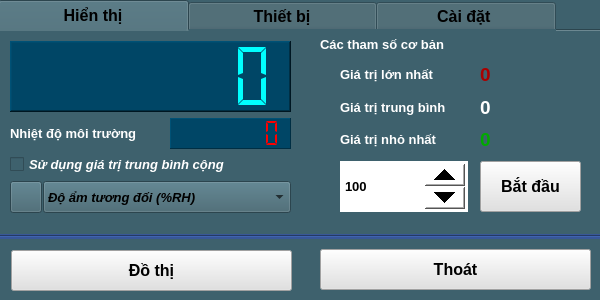
<?xml version="1.0" encoding="UTF-8"?>
<ui version="4.0">
 <class>Sensor_SEN0102</class>
 <widget class="QWidget" name="Sensor_SEN0102">
  <property name="geometry">
   <rect>
    <x>0</x>
    <y>0</y>
    <width>600</width>
    <height>300</height>
   </rect>
  </property>
  <property name="windowTitle">
   <string>Form</string>
  </property>
  <property name="windowIcon">
   <iconset resource="../image.qrc">
    <normaloff>:/image/TempHumi_icon_1.jpg</normaloff>:/image/TempHumi_icon_1.jpg</iconset>
  </property>
  <property name="styleSheet">
   <string notr="true">background-color: rgb(62, 97, 109);</string>
  </property>
  <widget class="QPushButton" name="pushButton_Exit">
   <property name="geometry">
    <rect>
     <x>320</x>
     <y>249</y>
     <width>271</width>
     <height>41</height>
    </rect>
   </property>
   <property name="font">
    <font>
     <pointsize>12</pointsize>
     <bold>true</bold>
    </font>
   </property>
   <property name="styleSheet">
    <string>background-color: rgb(225, 225, 225);</string>
   </property>
   <property name="text">
    <string>Thoát</string>
   </property>
  </widget>
  <widget class="QPushButton" name="pushButton_ChartZoom">
   <property name="geometry">
    <rect>
     <x>11</x>
     <y>250</y>
     <width>281</width>
     <height>41</height>
    </rect>
   </property>
   <property name="font">
    <font>
     <pointsize>12</pointsize>
     <bold>true</bold>
    </font>
   </property>
   <property name="styleSheet">
    <string>background-color: rgb(225, 225, 225);</string>
   </property>
   <property name="text">
    <string>Đồ thị</string>
   </property>
  </widget>
  <widget class="QTabWidget" name="tabWidget">
   <property name="geometry">
    <rect>
     <x>-2</x>
     <y>0</y>
     <width>607</width>
     <height>238</height>
    </rect>
   </property>
   <property name="font">
    <font>
     <pointsize>12</pointsize>
     <bold>true</bold>
    </font>
   </property>
   <property name="styleSheet">
    <string notr="true">background-color: rgb(62, 97, 109);</string>
   </property>
   <property name="currentIndex">
    <number>0</number>
   </property>
   <property name="elideMode">
    <enum>Qt::ElideNone</enum>
   </property>
   <widget class="QWidget" name="tab_Infor_2">
    <attribute name="title">
     <string>            Hiển thị            </string>
    </attribute>
    <widget class="QLCDNumber" name="lcdNumber_Value">
     <property name="geometry">
      <rect>
       <x>10</x>
       <y>10</y>
       <width>281</width>
       <height>71</height>
      </rect>
     </property>
     <property name="styleSheet">
      <string notr="true">background-color: rgb(0, 70, 102);
color: rgb(0, 255, 255);</string>
     </property>
     <property name="frameShape">
      <enum>QFrame::WinPanel</enum>
     </property>
     <property name="lineWidth">
      <number>1</number>
     </property>
     <property name="smallDecimalPoint">
      <bool>false</bool>
     </property>
     <property name="digitCount">
      <number>7</number>
     </property>
     <property name="segmentStyle">
      <enum>QLCDNumber::Flat</enum>
     </property>
     <property name="value" stdset="0">
      <double>0.000000000000000</double>
     </property>
     <property name="intValue" stdset="0">
      <number>0</number>
     </property>
    </widget>
    <widget class="QPushButton" name="pushButton">
     <property name="geometry">
      <rect>
       <x>10</x>
       <y>150</y>
       <width>32</width>
       <height>32</height>
      </rect>
     </property>
     <property name="styleSheet">
      <string notr="true"/>
     </property>
     <property name="text">
      <string/>
     </property>
     <property name="icon">
      <iconset resource="../image.qrc">
       <normaloff>:/image/TempHumi_icon_1.jpg</normaloff>:/image/TempHumi_icon_1.jpg</iconset>
     </property>
     <property name="iconSize">
      <size>
       <width>32</width>
       <height>32</height>
      </size>
     </property>
    </widget>
    <widget class="QComboBox" name="comboBox_Temp_Unit">
     <property name="geometry">
      <rect>
       <x>43</x>
       <y>150</y>
       <width>248</width>
       <height>32</height>
      </rect>
     </property>
     <property name="font">
      <font>
       <pointsize>10</pointsize>
       <italic>true</italic>
       <bold>true</bold>
      </font>
     </property>
     <property name="layoutDirection">
      <enum>Qt::LeftToRight</enum>
     </property>
     <property name="styleSheet">
      <string notr="true"/>
     </property>
     <property name="editable">
      <bool>false</bool>
     </property>
     <item>
      <property name="text">
       <string>Độ ẩm tương đối (%RH)</string>
      </property>
     </item>
     <item>
      <property name="text">
       <string>Độ ẩm tuyệt đối (g/m3)</string>
      </property>
     </item>
    </widget>
    <widget class="QSpinBox" name="spinBox_setSample">
     <property name="geometry">
      <rect>
       <x>340</x>
       <y>130</y>
       <width>128</width>
       <height>51</height>
      </rect>
     </property>
     <property name="font">
      <font>
       <pointsize>10</pointsize>
       <bold>true</bold>
      </font>
     </property>
     <property name="styleSheet">
      <string notr="true">QSpinBox
{
background-color: rgb(255, 255, 255);
color: rgb(0, 0, 0);
}
QSpinBox::up-button
{
    min-width:40px;
    min-height: 20px;
}
QSpinBox::down-button
{
    min-width: 40px;
    min-height: 20px;
}
</string>
     </property>
     <property name="minimum">
      <number>10</number>
     </property>
     <property name="maximum">
      <number>9999999</number>
     </property>
     <property name="value">
      <number>100</number>
     </property>
    </widget>
    <widget class="QPushButton" name="pushButton_getSamples">
     <property name="geometry">
      <rect>
       <x>480</x>
       <y>130</y>
       <width>101</width>
       <height>51</height>
      </rect>
     </property>
     <property name="font">
      <font>
       <pointsize>12</pointsize>
       <bold>true</bold>
      </font>
     </property>
     <property name="styleSheet">
      <string notr="true">background-color: rgb(225, 225, 225);</string>
     </property>
     <property name="text">
      <string>Bắt đầu</string>
     </property>
    </widget>
    <widget class="QLabel" name="label_sampleInfo">
     <property name="geometry">
      <rect>
       <x>320</x>
       <y>0</y>
       <width>261</width>
       <height>26</height>
      </rect>
     </property>
     <property name="font">
      <font>
       <pointsize>10</pointsize>
       <bold>true</bold>
      </font>
     </property>
     <property name="styleSheet">
      <string notr="true">color: rgb(255, 255, 255);</string>
     </property>
     <property name="text">
      <string>Các tham số cơ bản</string>
     </property>
    </widget>
    <widget class="QWidget" name="verticalLayoutWidget_6">
     <property name="geometry">
      <rect>
       <x>340</x>
       <y>30</y>
       <width>128</width>
       <height>92</height>
      </rect>
     </property>
     <layout class="QVBoxLayout" name="verticalLayout_6">
      <item>
       <widget class="QLabel" name="label_8">
        <property name="font">
         <font>
          <pointsize>10</pointsize>
          <bold>true</bold>
         </font>
        </property>
        <property name="styleSheet">
         <string notr="true">color: rgb(255, 255, 255);</string>
        </property>
        <property name="text">
         <string>Giá trị lớn nhất</string>
        </property>
       </widget>
      </item>
      <item>
       <widget class="QLabel" name="label_9">
        <property name="font">
         <font>
          <pointsize>10</pointsize>
          <bold>true</bold>
         </font>
        </property>
        <property name="styleSheet">
         <string notr="true">color: rgb(255, 255, 255);</string>
        </property>
        <property name="text">
         <string>Giá trị trung bình</string>
        </property>
       </widget>
      </item>
      <item>
       <widget class="QLabel" name="label_10">
        <property name="font">
         <font>
          <pointsize>10</pointsize>
          <bold>true</bold>
         </font>
        </property>
        <property name="styleSheet">
         <string notr="true">color: rgb(255, 255, 255);</string>
        </property>
        <property name="text">
         <string>Giá trị nhỏ nhất</string>
        </property>
       </widget>
      </item>
     </layout>
    </widget>
    <widget class="QWidget" name="verticalLayoutWidget_7">
     <property name="geometry">
      <rect>
       <x>480</x>
       <y>30</y>
       <width>101</width>
       <height>92</height>
      </rect>
     </property>
     <layout class="QVBoxLayout" name="verticalLayout_7">
      <item>
       <widget class="QLabel" name="label_ValueMax">
        <property name="font">
         <font>
          <pointsize>14</pointsize>
          <bold>true</bold>
         </font>
        </property>
        <property name="styleSheet">
         <string notr="true">color: rgb(170, 0, 0);</string>
        </property>
        <property name="text">
         <string>0</string>
        </property>
       </widget>
      </item>
      <item>
       <widget class="QLabel" name="label_ValueAvg">
        <property name="font">
         <font>
          <pointsize>14</pointsize>
          <bold>true</bold>
         </font>
        </property>
        <property name="styleSheet">
         <string notr="true">color: rgb(255, 255, 255);</string>
        </property>
        <property name="text">
         <string>0</string>
        </property>
       </widget>
      </item>
      <item>
       <widget class="QLabel" name="label_ValueMin">
        <property name="font">
         <font>
          <pointsize>14</pointsize>
          <bold>true</bold>
         </font>
        </property>
        <property name="styleSheet">
         <string notr="true">color: rgb(0, 170, 0);</string>
        </property>
        <property name="text">
         <string>0</string>
        </property>
       </widget>
      </item>
     </layout>
    </widget>
    <widget class="QLCDNumber" name="lcdNumber_Temp">
     <property name="geometry">
      <rect>
       <x>170</x>
       <y>87</y>
       <width>121</width>
       <height>31</height>
      </rect>
     </property>
     <property name="styleSheet">
      <string notr="true">color: rgb(255, 0, 0);
background-color: rgb(0, 70, 102);</string>
     </property>
     <property name="frameShape">
      <enum>QFrame::Panel</enum>
     </property>
     <property name="lineWidth">
      <number>1</number>
     </property>
     <property name="smallDecimalPoint">
      <bool>false</bool>
     </property>
     <property name="digitCount">
      <number>7</number>
     </property>
     <property name="segmentStyle">
      <enum>QLCDNumber::Flat</enum>
     </property>
     <property name="value" stdset="0">
      <double>0.000000000000000</double>
     </property>
     <property name="intValue" stdset="0">
      <number>0</number>
     </property>
    </widget>
    <widget class="QLabel" name="label_11">
     <property name="geometry">
      <rect>
       <x>10</x>
       <y>89</y>
       <width>151</width>
       <height>26</height>
      </rect>
     </property>
     <property name="font">
      <font>
       <pointsize>10</pointsize>
       <bold>true</bold>
      </font>
     </property>
     <property name="styleSheet">
      <string notr="true">color: rgb(255, 255, 255);</string>
     </property>
     <property name="text">
      <string>Nhiệt độ môi trường</string>
     </property>
    </widget>
    <widget class="QCheckBox" name="checkBox_setMathAvg">
     <property name="geometry">
      <rect>
       <x>10</x>
       <y>120</y>
       <width>281</width>
       <height>27</height>
      </rect>
     </property>
     <property name="font">
      <font>
       <pointsize>10</pointsize>
       <italic>true</italic>
       <bold>true</bold>
      </font>
     </property>
     <property name="styleSheet">
      <string notr="true">color: rgb(255, 255, 255);</string>
     </property>
     <property name="text">
      <string>Sử dụng giá trị trung bình cộng</string>
     </property>
    </widget>
   </widget>
   <widget class="QWidget" name="tab_4">
    <attribute name="title">
     <string>            Thiết bị            </string>
    </attribute>
    <widget class="QWidget" name="verticalLayoutWidget_8">
     <property name="geometry">
      <rect>
       <x>150</x>
       <y>10</y>
       <width>291</width>
       <height>101</height>
      </rect>
     </property>
     <layout class="QVBoxLayout" name="verticalLayout_8">
      <item>
       <widget class="QLabel" name="label_Name">
        <property name="font">
         <font>
          <pointsize>10</pointsize>
         </font>
        </property>
        <property name="styleSheet">
         <string notr="true">color: rgb(255, 255, 255);</string>
        </property>
        <property name="text">
         <string/>
        </property>
       </widget>
      </item>
      <item>
       <widget class="QLabel" name="label_Address">
        <property name="font">
         <font>
          <pointsize>10</pointsize>
         </font>
        </property>
        <property name="styleSheet">
         <string notr="true">color: rgb(255, 255, 255);</string>
        </property>
        <property name="text">
         <string/>
        </property>
       </widget>
      </item>
      <item>
       <widget class="QLabel" name="label_SerialNumber">
        <property name="font">
         <font>
          <pointsize>10</pointsize>
         </font>
        </property>
        <property name="styleSheet">
         <string notr="true">color: rgb(255, 255, 255);</string>
        </property>
        <property name="text">
         <string/>
        </property>
       </widget>
      </item>
     </layout>
    </widget>
    <widget class="QWidget" name="verticalLayoutWidget_9">
     <property name="geometry">
      <rect>
       <x>10</x>
       <y>10</y>
       <width>111</width>
       <height>131</height>
      </rect>
     </property>
     <layout class="QVBoxLayout" name="verticalLayout_9">
      <item>
       <widget class="QLabel" name="label_13">
        <property name="font">
         <font>
          <pointsize>10</pointsize>
          <bold>true</bold>
         </font>
        </property>
        <property name="styleSheet">
         <string notr="true">color: rgb(255, 255, 255);</string>
        </property>
        <property name="text">
         <string>Tên thiết bị:</string>
        </property>
       </widget>
      </item>
      <item>
       <widget class="QLabel" name="label_14">
        <property name="font">
         <font>
          <pointsize>10</pointsize>
          <bold>true</bold>
         </font>
        </property>
        <property name="styleSheet">
         <string notr="true">color: rgb(255, 255, 255);</string>
        </property>
        <property name="text">
         <string>Địa chỉ:</string>
        </property>
       </widget>
      </item>
      <item>
       <widget class="QLabel" name="label_18">
        <property name="font">
         <font>
          <pointsize>10</pointsize>
          <bold>true</bold>
         </font>
        </property>
        <property name="styleSheet">
         <string notr="true">color: rgb(255, 255, 255);</string>
        </property>
        <property name="text">
         <string>Mã sê-ri:</string>
        </property>
       </widget>
      </item>
      <item>
       <widget class="QLabel" name="label_19">
        <property name="font">
         <font>
          <pointsize>10</pointsize>
          <bold>true</bold>
         </font>
        </property>
        <property name="styleSheet">
         <string notr="true">color: rgb(255, 255, 255);</string>
        </property>
        <property name="text">
         <string>Mô tả:</string>
        </property>
       </widget>
      </item>
     </layout>
    </widget>
    <widget class="QWidget" name="verticalLayoutWidget_10">
     <property name="geometry">
      <rect>
       <x>150</x>
       <y>110</y>
       <width>291</width>
       <height>61</height>
      </rect>
     </property>
     <layout class="QVBoxLayout" name="verticalLayout_10">
      <item>
       <widget class="QLabel" name="label_Description">
        <property name="font">
         <font>
          <pointsize>10</pointsize>
         </font>
        </property>
        <property name="styleSheet">
         <string notr="true">color: rgb(255, 255, 255);</string>
        </property>
        <property name="text">
         <string/>
        </property>
        <property name="alignment">
         <set>Qt::AlignLeading|Qt::AlignLeft|Qt::AlignTop</set>
        </property>
       </widget>
      </item>
     </layout>
    </widget>
   </widget>
   <widget class="QWidget" name="tab_6">
    <attribute name="title">
     <string>           Cài đặt            </string>
    </attribute>
    <widget class="QLabel" name="label_23">
     <property name="geometry">
      <rect>
       <x>277</x>
       <y>40</y>
       <width>41</width>
       <height>22</height>
      </rect>
     </property>
     <property name="font">
      <font>
       <pointsize>10</pointsize>
       <bold>true</bold>
      </font>
     </property>
     <property name="styleSheet">
      <string notr="true">color: rgb(255, 255, 255);</string>
     </property>
     <property name="text">
      <string>(ms)</string>
     </property>
    </widget>
    <widget class="QLabel" name="label_24">
     <property name="geometry">
      <rect>
       <x>20</x>
       <y>40</y>
       <width>141</width>
       <height>22</height>
      </rect>
     </property>
     <property name="font">
      <font>
       <pointsize>10</pointsize>
       <bold>true</bold>
      </font>
     </property>
     <property name="styleSheet">
      <string notr="true">color: rgb(255, 255, 255);</string>
     </property>
     <property name="text">
      <string>Thời gian lấy mẫu :</string>
     </property>
    </widget>
    <widget class="QPushButton" name="pushButton_SetSampleTime">
     <property name="geometry">
      <rect>
       <x>320</x>
       <y>20</y>
       <width>161</width>
       <height>61</height>
      </rect>
     </property>
     <property name="font">
      <font>
       <pointsize>12</pointsize>
       <bold>true</bold>
      </font>
     </property>
     <property name="styleSheet">
      <string notr="true">background-color: rgb(225, 225, 225);</string>
     </property>
     <property name="text">
      <string>Cài đặt</string>
     </property>
    </widget>
    <widget class="QSpinBox" name="spinBox_SampleTime">
     <property name="geometry">
      <rect>
       <x>160</x>
       <y>10</y>
       <width>111</width>
       <height>81</height>
      </rect>
     </property>
     <property name="font">
      <font>
       <pointsize>10</pointsize>
       <bold>true</bold>
      </font>
     </property>
     <property name="styleSheet">
      <string notr="true">QSpinBox
{
background-color: rgb(255, 255, 255);
color: rgb(0, 0, 0);
}
QSpinBox::up-button
{
    min-width:40px;
    min-height: 20px;
}
QSpinBox::down-button
{
    min-width: 40px;
    min-height: 20px;
}
</string>
     </property>
     <property name="minimum">
      <number>10</number>
     </property>
     <property name="maximum">
      <number>9999999</number>
     </property>
     <property name="value">
      <number>100</number>
     </property>
    </widget>
    <widget class="Line" name="line_2">
     <property name="geometry">
      <rect>
       <x>20</x>
       <y>100</y>
       <width>541</width>
       <height>16</height>
      </rect>
     </property>
     <property name="orientation">
      <enum>Qt::Horizontal</enum>
     </property>
    </widget>
    <widget class="QPushButton" name="pushButton_Calib">
     <property name="geometry">
      <rect>
       <x>320</x>
       <y>120</y>
       <width>161</width>
       <height>61</height>
      </rect>
     </property>
     <property name="font">
      <font>
       <pointsize>12</pointsize>
       <bold>true</bold>
      </font>
     </property>
     <property name="styleSheet">
      <string notr="true">background-color: rgb(225, 225, 225);</string>
     </property>
     <property name="text">
      <string>Hiệu chuẩn</string>
     </property>
    </widget>
    <widget class="QLabel" name="label_25">
     <property name="geometry">
      <rect>
       <x>20</x>
       <y>139</y>
       <width>231</width>
       <height>22</height>
      </rect>
     </property>
     <property name="font">
      <font>
       <pointsize>10</pointsize>
       <bold>true</bold>
      </font>
     </property>
     <property name="styleSheet">
      <string notr="true">color: rgb(255, 255, 255);</string>
     </property>
     <property name="text">
      <string>Hiệu chuẩn thiết bị :</string>
     </property>
    </widget>
    <widget class="QLabel" name="label_calibInfo">
     <property name="geometry">
      <rect>
       <x>40</x>
       <y>160</y>
       <width>271</width>
       <height>22</height>
      </rect>
     </property>
     <property name="font">
      <font>
       <pointsize>10</pointsize>
       <italic>true</italic>
       <bold>true</bold>
      </font>
     </property>
     <property name="styleSheet">
      <string notr="true">color: rgb(255, 255, 127);</string>
     </property>
     <property name="text">
      <string>(chưa hiệu chuẩn)</string>
     </property>
    </widget>
   </widget>
  </widget>
  <widget class="Line" name="line">
   <property name="geometry">
    <rect>
     <x>-2</x>
     <y>234</y>
     <width>605</width>
     <height>5</height>
    </rect>
   </property>
   <property name="styleSheet">
    <string notr="true">background-color: rgb(56, 87, 152);</string>
   </property>
   <property name="frameShadow">
    <enum>QFrame::Sunken</enum>
   </property>
   <property name="orientation">
    <enum>Qt::Horizontal</enum>
   </property>
  </widget>
 </widget>
 <resources>
  <include location="../image.qrc"/>
 </resources>
 <connections/>
</ui>
